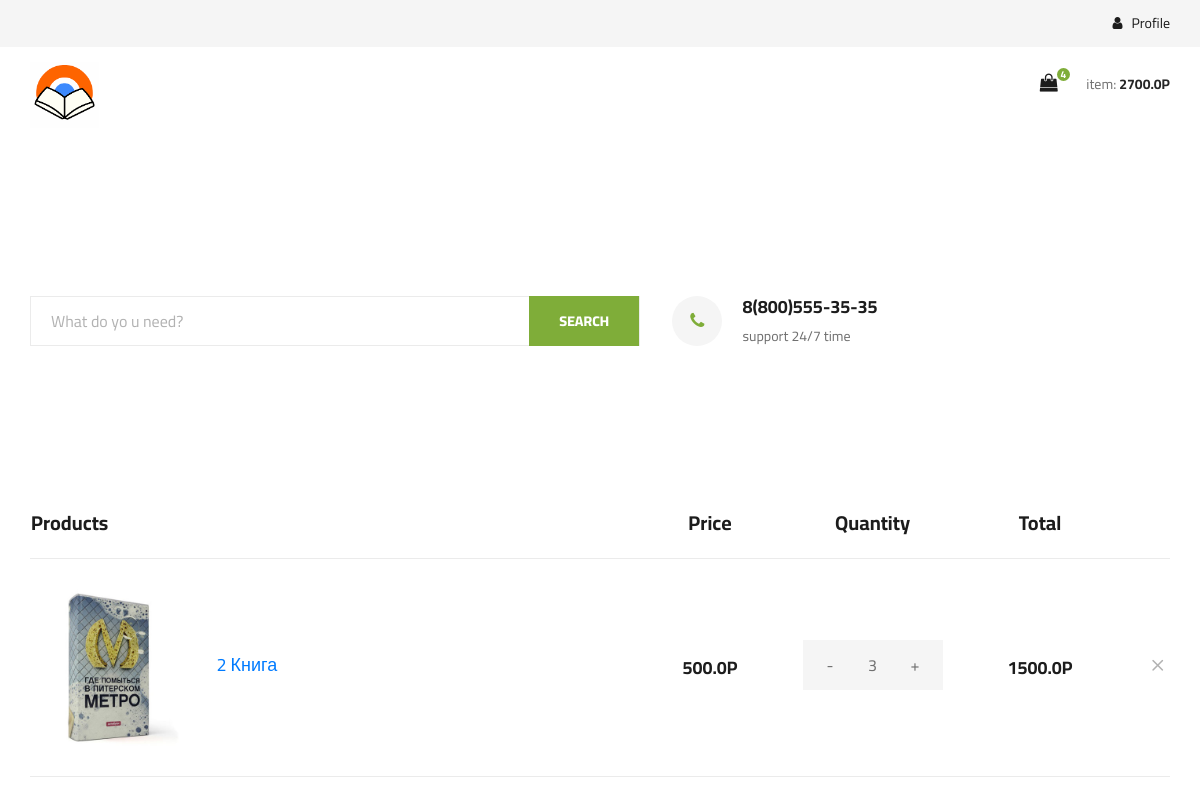
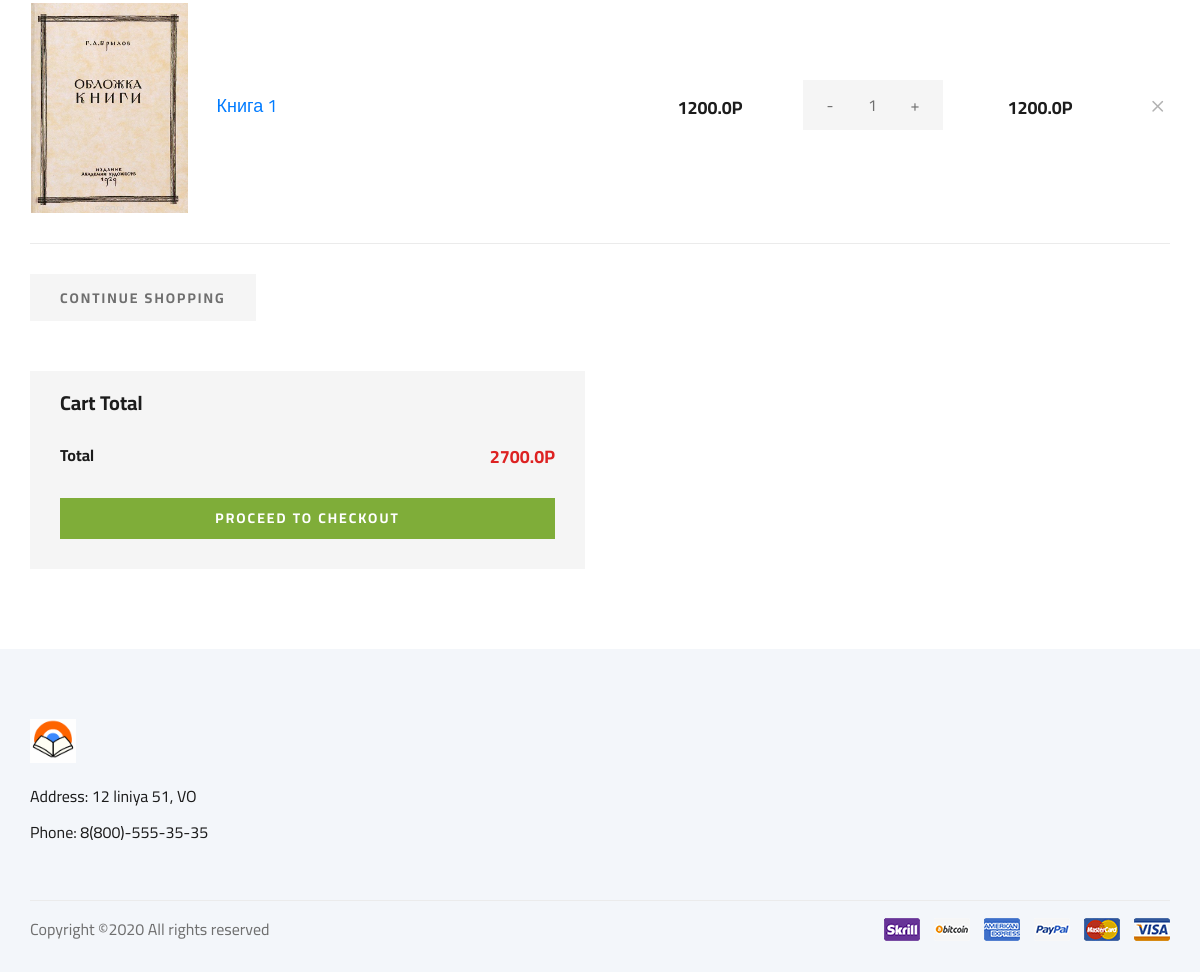
/cart (signed in), run on an earlier commit of the app's database (2 pictures, top to bottom).
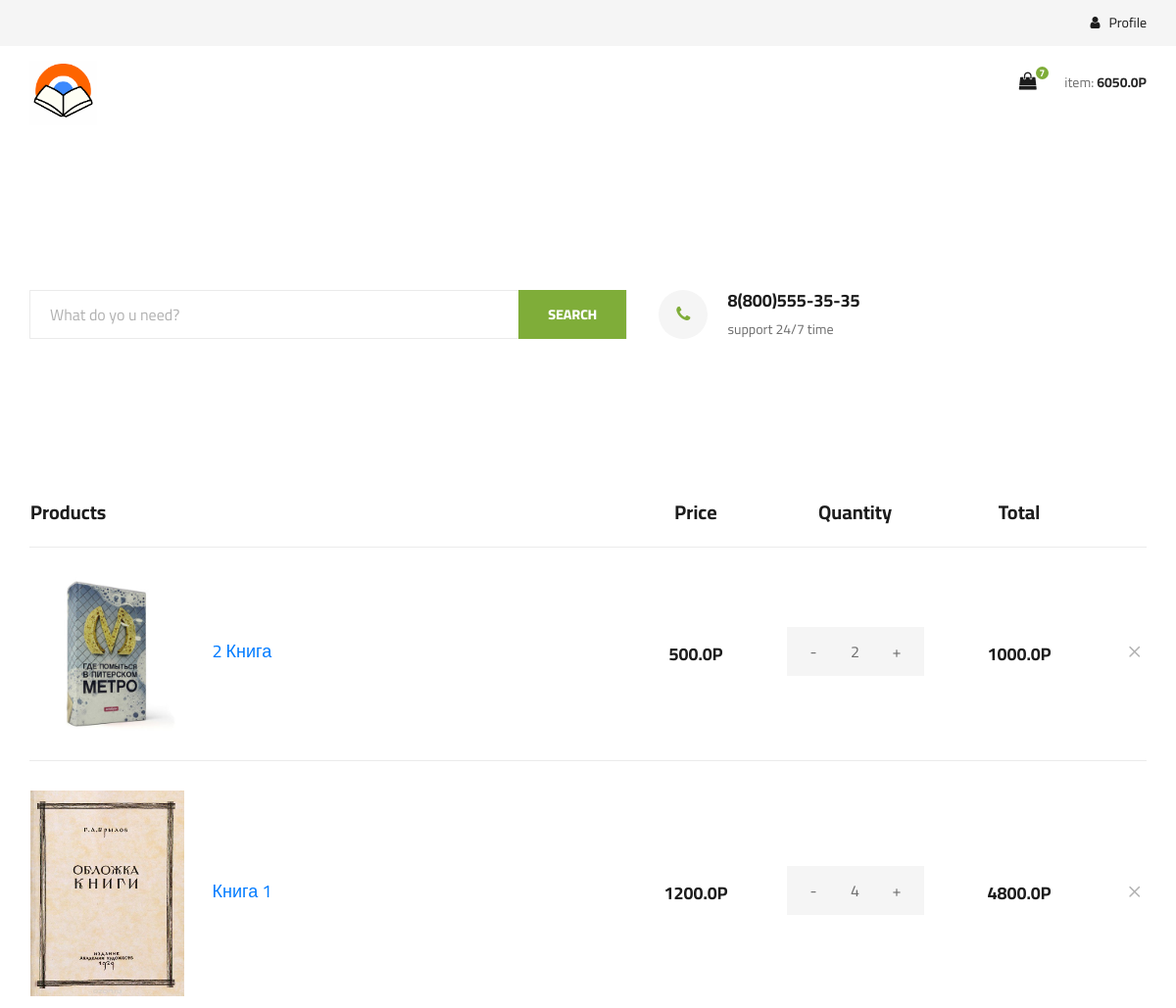
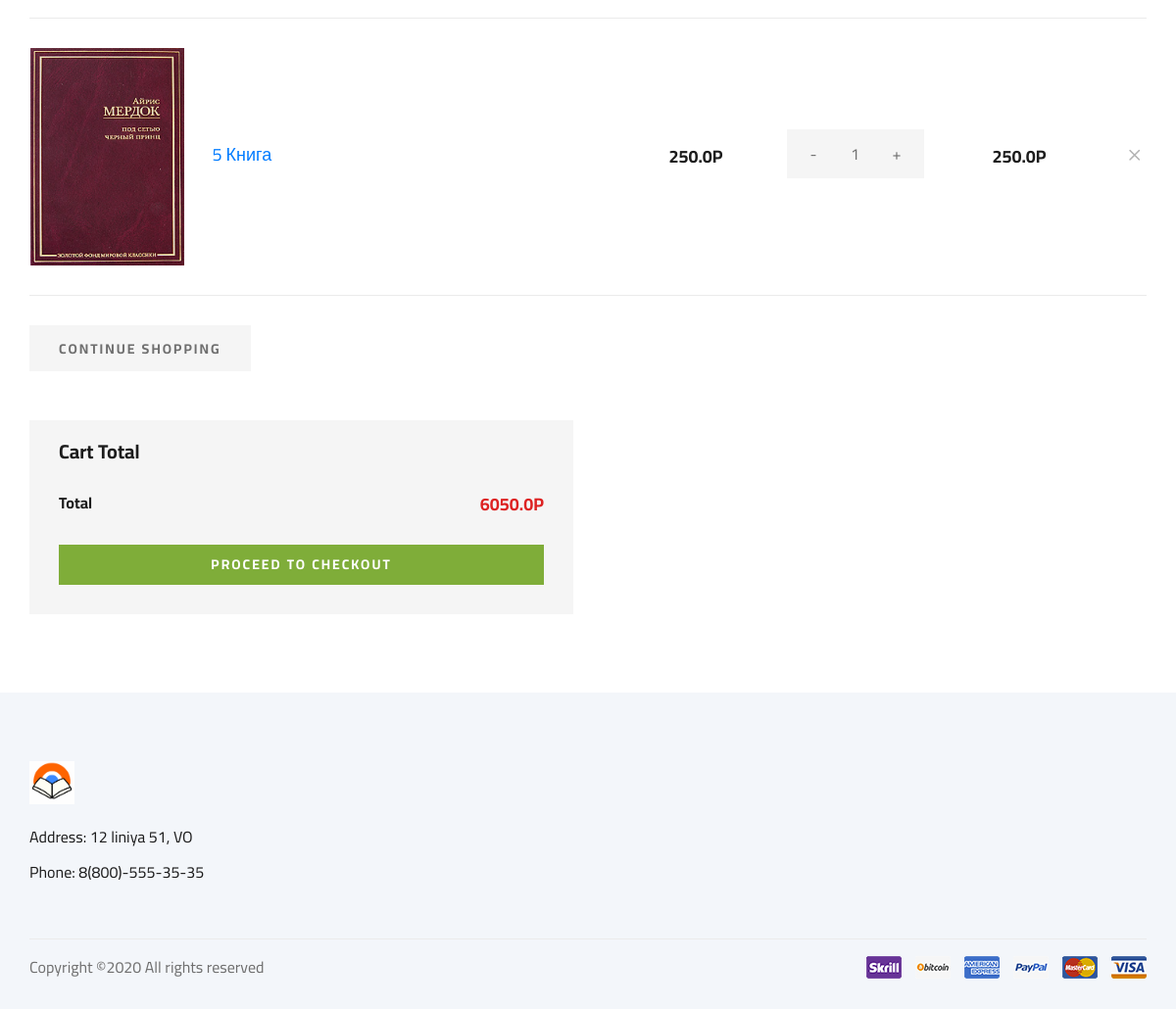
And on a later commit of the database (2 pictures, top to bottom).
### tables this page shows
CREATE TABLE "Корзина" (
	"user_id"	INTEGER NOT NULL,
	"product_id"	INTEGER NOT NULL,
	"count"	INTEGER NOT NULL,
	FOREIGN KEY("product_id") REFERENCES "Товар"("id"),
	FOREIGN KEY("user_id") REFERENCES "Покупатель"("id")
);

CREATE TABLE "Товар" (
	"id"	INTEGER NOT NULL UNIQUE,
	"title"	TEXT NOT NULL,
	"desc"	TEXT,
	"cost_purchase"	FLOAT NOT NULL,
	"cost_sale"	FLOAT NOT NULL,
	"quantity"	INTEGER NOT NULL,
	"tags"	TEXT,
	"rate"	FLOAT DEFAULT 0.0,
	"imageLink"	TEXT,
	PRIMARY KEY("id" AUTOINCREMENT)
);

### app/views.py (the view)
@app.route('/cart',methods=['GET'])
def cart():
    result = {}
    if flask_login.current_user.is_authenticated:
        cart = Cart.getCartOfUser(flask_login.current_user.userID) #TODO: CHECK STATUS
        if(cart['status'] == 0):
            return render_template('shoping-cart.html',
            user = flask_login.current_user,
            productsInCart = cart['data'])
        else:
            return render_template('shoping-cart.html',
            user=flask_login.current_user,
            error = cart['message'])
    else:
        return redirect(url_for('loginUser'))

### app/model.py (called while the page is built)
@login_manager.user_loader
def load_user(userID):
    cursor = db.execute('select * from Покупатель where id = {};'.format(userID))
    allRows = cursor.fetchall()
    if(len(allRows) == 0):
        return None
    row = allRows[0]
    return User(row[0],row[4],row[6])

### app/models/Cart.py (called while the page is built, shortened)
    @staticmethod #TODO: REFACTOR
    def countTotalCostOfUser(userID):
        cursor = db.execute('select pr.cost_sale,cart.count,cart.count*pr.cost_sale,pr.id \
                as "Total" from Товар as pr \
                inner join Корзина as cart on pr.id == product_id \
                and user_id = {};'.format(userID))
        allRows = cursor.fetchall()
        total = 0.0
        for row in allRows:
            total += row[2]
        cursor.close()
        return total

    @staticmethod
    def getCountOfItemsInCart(userID):
        result = {}
        try:
            cursor = db.execute(
                'select SUM(count) from Корзина where user_id = {};'.format(userID))
            count = cursor.fetchone()
            cursor.close()
            print(count[0])
            result['status'] = 0
            result['message'] = 'OK'
            result['data'] = [count[0]]
            print(result['data'])
            return result
        except:
            result['status'] = 1
            result['message'] = 'SQL runtime error'
            result['data'] = []
            print(result['data'])
            cursor.close()
            return result

### app/models/User.py (called while the page is built)
    def getTotalCostOfCart(self):
        return Cart.countTotalCostOfUser(self.userID)

    def getCountOfItemsInCart(self):
        return Cart.getCountOfItemsInCart(self.userID)["data"][0]

### utils/imageHelper.py (called while the page is built)
def makeFullPathToImage(imageLink):
    return 'img/book/' + imageLink

### app/templates/shoping-cart.html (shortened to what this page needs)
<!DOCTYPE html>
<html lang="zxx">
<head>
    <link rel="stylesheet" href="{{url_for('static',filename='css/bootstrap.min.css')}}" type="text/css">
    <link rel="stylesheet" href="{{url_for('static',filename='css/font-awesome.min.css')}}" type="text/css">
    <link rel="stylesheet" href="{{url_for('static',filename='css/elegant-icons.css')}}" type="text/css">
    <link rel="stylesheet" href="{{url_for('static',filename='css/nice-select.css')}}" type="text/css">
    <link rel="stylesheet" href="{{url_for('static',filename='css/jquery-ui.min.css')}}" type="text/css">
    <link rel="stylesheet" href="{{url_for('static',filename='css/owl.carousel.min.css')}}" type="text/css">
    <link rel="stylesheet" href="{{url_for('static',filename='css/slicknav.min.css')}}" type="text/css">
    <link rel="stylesheet" href="{{url_for('static',filename='css/style.css')}}" type="text/css">
</head>
<body>
    <header class="header">
        <div class="header__top">
        <div class="container">
        <div class="row">
        <div class="col-lg-6 col-md-6">
        </div>
        <div class="col-lg-6 col-md-6">
        <div class="header__top__right">
          {% if user.is_authenticated %}
          <div class="header__top__right__auth">
            <a href="{{url_for('userInfo')}}"><i class="fa fa-user"></i> Profile</a>
            </div>
          {% else %}
        <div class="header__top__right__auth">
        <a href="{{url_for('loginUser')}}"><i class="fa fa-user"></i> Login</a>
        </div>
        {% endif %}
        </div>
        </div>
        </div>
        </div>
        </div>
        <div class="container">
        <div class="row">
        <div class="col-lg-3">
        <div class="header__logo">
        <a href="{{ url_for('showBooks',page=1) }}"><img width="30%" height="30%" src="{{ url_for('static',filename = 'img/logo.png') }}" alt=""></a>
        </div>
        </div>
        <div class="col-lg-3">
          </div>
          <div class="col-lg-3">
            </div>
        <div class="col-lg-3">
        <div class="header__cart">
        <ul>
          {% if user.is_authenticated%}
        <li><a href="/cart"><i class="fa fa-shopping-bag"></i> <span id="fa__fa-shopping-bag__indicator__quantity">{{user.getCountOfItemsInCart()}}</span></a></li>
          {% else %}
        <li><a href="{{url_for('loginUser')}}"><i class="fa fa-shopping-bag"></i> <span>0</span></a></li>
          {% endif %}
        </ul>
          {% if user.is_authenticated %}
        <div class="header__cart__price">item: <span id="header__cart__price__totalCost">{{user.getTotalCostOfCart()}}P</span></div>
          {% else %}
        <div class="header__cart__price">item: <span>0.0P</span></div>
          {% endif %}
        </div>
        </div>
        </div>
        </div>
        </header>
    <section class="hero">
        <div class="container">
        <div class="row">
        <div class="col-lg-9">
        <div class="hero__search">
        <div class="hero__search__form">
        <form action="{{ url_for('showBooks',page=1) }}" method="GET">
          {% if q%}
        <input name="q" type="text" placeholder="What do yo u need?" value = "{{ q }}">
          {%else %}
        <input name="q" type="text" placeholder="What do yo u need?">
          {% endif %}
        <button type="submit" class="site-btn">SEARCH</button>
        </form>
        </div>
        <div class="hero__search__phone">
        <div class="hero__search__phone__icon">
        <i class="fa fa-phone"></i>
        </div>
        <div class="hero__search__phone__text">
        <h5>8(800)555-35-35</h5>
        <span>support 24/7 time</span>
        </div>
        </div>
        </div>
        </div>
        </div>
        </div>
        </section>
    <section class="shoping-cart spad">
        <div class="container">
            <div class="row">
                <div class="col-lg-12">
                    <div class="shoping__cart__table">
                        <table>
                            <thead>
                                <tr>
                                    <th class="shoping__product">Products</th>
                                    <th>Price</th>
                                    <th>Quantity</th>
                                    <th>Total</th>
                                    <th></th>
                                </tr>
                            </thead>
                            <tbody>
                                {%if not error%}
                                {% if productsInCart|length == 0 %}
                                <tr><td>Empty cart</td></tr>
                                {% else %}
                                {% for product in productsInCart %}
                                <tr id={{ product.id }}>
                                    <td class="shoping__cart__item">
                                        <img style="max-width:25%;" src="{{ url_for('static',filename=product.imageLink) }}" alt="">
                                        <h5><a style="text-decoration: none;" href="{{ url_for('showDetailsOfBook',productID=product.id)}}">{{ product.title}}</a></h5>
                                    </td>
                                    <td class="shoping__cart__price">
                                        {{ product.cost }}P
                                    </td>
                                    <td class="shoping__cart__quantity">
                                        <div class="quantity">
                                            <div class="pro-qty-cart" value='{{ product.id }}' id='{{ product.cost }}'>
                                                <span class="dec qtybtn">-</span><input type="text" value="{{product.count}}" disabled><span class="inc qtybtn">+</span>
                                            </div>
                                        </div>
                                    </td>
                                    <td class="shoping__cart__total" id="{{product.id}}">
                                        {{product.total}}P
                                    </td>
                                    <td class="shoping__cart__item__close">
                                        <span class="icon_close"></span>
                                    </td>
                                </tr>
                                {% endfor %}
                                {%endif%}
                                {% else %}
                                <tr><td>{{error}}</td></tr>
                                {% endif %}
                            </tbody>
                        </table>
                    </div>
                </div>
            </div>
            <div class="row">
                <div class="col-lg-12">
                    <div class="shoping__cart__btns">
                        <a href="{{ url_for('showBooks',page=1) }}" class="primary-btn cart-btn">CONTINUE SHOPPING</a>
                    </div>
                </div>
                <div class="col-lg-6">
                    <div class="shoping__checkout">
                        <h5>Cart Total</h5>
                        <ul>
                            <li>Total <span>{{  user.getTotalCostOfCart()  }}P</span></li>
                        </ul>
                        {% if not error %}
                        {% if not productsInCart|length == 0 %}
                        <a href="/checkout" class="primary-btn" id="primary-btn-checkout">PROCEED TO CHECKOUT</a>
                        {% endif %}
                        {% else %}
                        <h3>{{error}}</h3>
                        {% endif %}
                    </div>
                </div>
            </div>
        </div>
    </section>
    <footer class="footer spad">
        <div class="container">
            <div class="row">
                <div class="col-lg-3 col-md-6 col-sm-6">
                    <div class="footer__about">
                        <div class="footer__about__logo">
                            <a href="{{ url_for('showBooks',page=1) }}"><img width = 20% height = 20% src="{{ url_for('static',filename='img/logo.png') }}" alt=""></a>
                        </div>
                        <ul>
                            <li>Address: 12 liniya 51, VO</li>
                            <li>Phone: 8(800)-555-35-35</li>
                        </ul>
                    </div>
                </div>
            </div>
            <div class="row">
                <div class="col-lg-12">
                    <div class="footer__copyright">
                        <div class="footer__copyright__text"><p>
  Copyright &copy;<script>document.write(new Date().getFullYear());</script> All rights reserved
  </p></div>
                        <div class="footer__copyright__payment"><img src="{{url_for('static',filename='img/payment-item.png')}}" alt=""></div>
                    </div>
                </div>
            </div>
        </div>
    </footer>
</body>
</html>

### app/templates/shoping-cart.html (style rules this page uses)
.pro-qty-cart { width: 140px; height: 50px; display: inline-block; position: relative; text-align: center; background: #f5f5f5; margin-bottom: 5px; }
.pro-qty-cart input { height: 100%; width: 100%; font-size: 16px; color: #6f6f6f; width: 50px; border: none; background: #f5f5f5; text-align: center; }
.pro-qty-cart .qtybtn { width: 35px; font-size: 16px; color: #6f6f6f; cursor: pointer; display: inline-block; }

What changed in the data, as far as the page shows it:
changed Корзина "2 Книга": count "3" → "2"; total "1500.0" → "1000.0"
changed Корзина "Книга 1": count "1" → "4"; total "1200.0" → "4800.0"
added Корзина: imageLink (picture), title "5 Книга", cost "250.0", count "1", total "250.0"
Also different on the page:
{{ user.getCountOfItemsInCart() }}: "4" → "7"
{{ user.getTotalCostOfCart() }}: "2700.0" → "6050.0"
